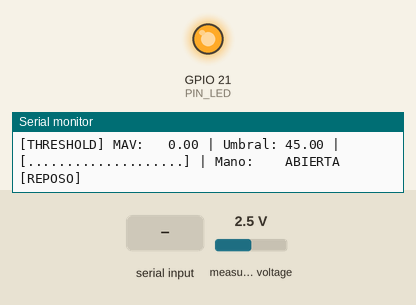
Simulated run of this program. Board: Seeed XIAO ESP32-S3. Parts: output pins drawn as LEDs (lit = HIGH), the last lines printed to the serial monitor. Wiring (inferred from the names in the program): MCP3208 converter: CS GPIO 2. Dashed ring = blinking. The inputs (shaded band) are chosen by the test bench; at power-on: measured voltage 2.5 V. WiFi joins after 1.5 s; servers stay silent unless stated; EEPROM starts erased; not simulated (calls return 0 or success): secrets.h; pins used as bus, display or sensor lines are not drawn.

Above: at 3.7 s.
3.8 s: "c" received over Serial
At 4.44 s:
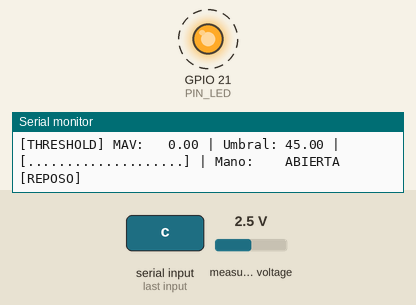
At 6.5 s:
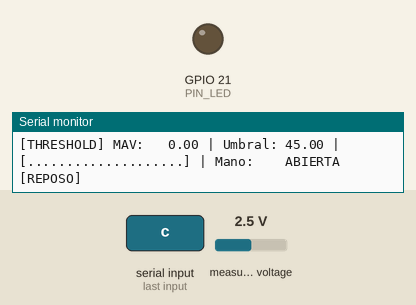
6.8 s: "C" received over Serial
Timing chart, 0 to 12.6 s (numbered marks = the images above; inputs shaded):
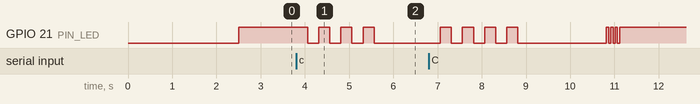

The program:

main.cpp
```cpp
/*
 * ============================================================
 *  main.cpp — Threshold Firmware | XIAO Seeed ESP32-S3
 * ============================================================
 *  Modo: ADC + DSP + Buffer Circular SPSC + Control por Umbral (Threshold)
 *
 *  Compilar y flashear:
 *    pio run -e threshold -t upload
 *
 *  Módulos:
 *    config.h  — Constantes globales y pines
 *    adc       — Lectura MCP3208 vía SPI
 *    dsp       — Filtros IIR EMG (Notch 50/60Hz, HPF 20Hz, LPF 400Hz)
 *    tasks     — FreeRTOS Core 1 (Adquisición/DSP) + Core 0 (Umbral/Prótesis)
 * ============================================================
 */

#include <Arduino.h>
#include <WiFi.h>
#include <WiFiManager.h>
#include <esp_wifi.h>
#include "config.h"
#include "adc.h"
#include "tasks.h"
#include "secrets.h"

void setup() {
  Serial.begin(921600);
  delay(1000);
  Serial.println("\n=======================================================");
  Serial.println("   MyoTensor S3 — Firmware de Control por Umbral       ");
  Serial.println("=======================================================");

  // --- WiFi vía WiFiManager (Opcional para telemetría UDP) ---
  WiFiManager wm;
  wm.setConfigPortalTimeout(15); // Si no conecta en 15s, continúa sin WiFi (funciona 100% autónomo)
  Serial.println("[WiFi] Iniciando autoConnect (timeout 15s)...");

  if (!wm.autoConnect("MyoTensor_Threshold")) {
    Serial.println("[WARN] Portal WiFi timeout. Continuando en modo autónomo (ESP-NOW + Serial)...");
  } else {
    wm.stopWebPortal();
    Serial.printf("[OK] WiFi conectado a %s — IP: %s\n",
                  WiFi.SSID().c_str(), WiFi.localIP().toString().c_str());
  }

  // Optimizaciones WiFi (desactivar ahorro de energía)
  WiFi.setSleep(false);
  esp_wifi_set_ps(WIFI_PS_NONE);

  // --- Hardware ADC ---
  adcInit();
  Serial.println("[OK] ADC MCP3208 (SPI) iniciado");

  // --- Inicialización Memoria, DSP, Parámetros NVS y ESP-NOW ---
  if (!tasksInit()) {
    Serial.println("[FATAL] Fallo en tasksInit(). Sistema detenido.");
    while (true) delay(1000);
  }

  // --- Core 1: Adquisición EMG + DSP @ 1kHz ---
  xTaskCreatePinnedToCore(
    taskAcquisicion,
    "ACQ",
    TASK_ACQ_STACK,
    nullptr,
    TASK_ACQ_PRIORITY,
    nullptr,
    TASK_ACQ_CORE
  );

  // --- Core 0: Evaluación de Umbral + Control Prótesis ESP-NOW ---
  xTaskCreatePinnedToCore(
    taskThreshold,
    "THRESH",
    TASK_THRESH_STACK,
    nullptr,
    TASK_THRESH_PRIORITY,
    &hTaskThreshold, // Guardar handle para xTaskNotifyGive desde Core 1
    TASK_THRESH_CORE
  );

  // --- Resumen del sistema ---
  Serial.println("\n=== Sistema FreeRTOS Dual-Core Iniciado ===");
  Serial.printf("    Fs      : %d Hz (periodo %d us)\n", FS_HZ, SAMPLE_US);
  Serial.printf("    Ventana : %d muestras (%d ms)\n", WINDOW_SIZE, WINDOW_SIZE);
  Serial.printf("    Stride  : %d muestras (%d ms)\n", WINDOW_STRIDE, WINDOW_STRIDE);
  Serial.println("    Core 1  : taskAcquisicion — ADC+DSP SIMD @ 1kHz → Ring Buffer");
  Serial.println("    Core 0  : taskThreshold  — MAV vs Umbral → ESP-NOW / UDP / Serial");
  Serial.println("\n[Teclas Serial]: 'c' = Calibrar (4s) | 'r' = Reset | '+' = Subir Umbral | '-' = Bajar Umbral\n");
}

// Toda la lógica vive en las tareas FreeRTOS
void loop() {
  vTaskDelete(nullptr);
}
```

adc.h
```cpp
#pragma once
/*
 * ============================================================
 *  adc.h — Interfaz del ADC externo MCP3208
 * ============================================================
 *  Chip : MCP3208 — ADC de 12 bits, 8 canales, SPI
 *  Bus  : SPI @ 1MHz, MSBFIRST, MODE0
 * ============================================================
 */

#include <Arduino.h>

// Inicializa el bus SPI y el pin CS
void adcInit();

// Devuelve la lectura cruda del canal indicado (0-7)
// Retorno: entero 0-4095 (12 bits)
int readADC(int channel);
```

dsp.h
```cpp
#pragma once
#include <stdint.h>

#ifdef __cplusplus
extern "C" {
#endif

void dsp_init();
void dsp_process_block(const float *input, float *output, int len);

#ifdef __cplusplus
}
#endif
```

esp_now_sender.h
```cpp
#pragma once
/*
 * ============================================================
 *  esp_now_sender.h — Emisor ESP-NOW Inalámbrico (<1 ms)
 * ============================================================
 */

#include <cstdint>

// Estructura del paquete inalámbrico compatible con Prosthesis_Controller (14 bytes)
struct __attribute__((packed)) GesturePacket {
  uint8_t  filtered_prediction; // 0: Reposo/Abierto, 2: Puño/Cerrado
  uint8_t  raw_prediction;      // Estado crudo antes de histéresis
  float    mav;                 // Amplitud Media Absoluta (MAV)
  float    rms;                 // Energía Eficaz (RMS)
  uint32_t timestamp;           // Marca de tiempo en ms
};

// Inicializar ESP-NOW en modo broadcast
bool esp_now_sender_init();

// Transmitir predicción/estado a todos los receptores en el canal
void esp_now_send_gesture(uint8_t filtered_pred, uint8_t raw_pred, float mav, float rms);
```

tasks.h
```cpp
#pragma once
/*
 * ============================================================
 *  tasks.h — Interfaz de Tareas FreeRTOS (Firmware Threshold)
 * ============================================================
 *
 *  Core 1 — taskAcquisicion: ADC (MCP3208 SPI) + DSP IIR @ 1kHz → SPSC Ring Buffer
 *  Core 0 — taskThreshold  : Extracción MAV/RMS + Detección de Umbral + ESP-NOW + UDP
 * ============================================================
 */

#include <Arduino.h>
#include <freertos/FreeRTOS.h>
#include <freertos/semphr.h>

// ============================================================
// Elemento del Ring Buffer Interno
// ============================================================
struct RingSample {
  uint32_t timestamp_us;   // 4 bytes — micros() en el momento de la muestra
  float    filtered;       // 4 bytes — señal post-DSP (Notch + HPF + LPF)
};

// Estado compartido entre cores (SPSC lock-free)
extern RingSample        ring[];
extern volatile uint32_t ring_head;
extern volatile uint32_t ring_tail;
extern volatile uint32_t g_dropped;
extern float*            windowBuf;

// Handle de la tarea en Core 0
extern TaskHandle_t hTaskThreshold;

// Parámetros de Calibración / Umbral activos
extern float g_active_mvc;
extern float g_active_noise;
extern float g_active_threshold;

// Inicializa memoria, PSRAM, DSP y ESP-NOW
bool tasksInit();

// Dispara la máquina de calibración en vivo (2s reposo + 2s contracción)
void trigger_calibration();

// Core 1: adquisición EMG + DSP a 1kHz
void taskAcquisicion(void* pvParameters);

// Core 0: lógica de umbral para abrir/cerrar prótesis
void taskThreshold(void* pvParameters);
```

adc.cpp
```cpp
/*
 * ============================================================
 *  adc.cpp — Implementacion del ADC externo MCP3208
 * ============================================================
 */

#include "adc.h"
#include "config.h"
#include <SPI.h>

static SPISettings SPI_SETTINGS(1000000, MSBFIRST, SPI_MODE0);

void adcInit() {
  SPI.begin(PIN_SPI_SCK, PIN_SPI_MISO, PIN_SPI_MOSI, PIN_CS);
  pinMode(PIN_CS, OUTPUT);
  digitalWrite(PIN_CS, HIGH);
}

int readADC(int channel) {
  // Protocolo MCP3208: Start bit + SGL + D2 D1 D0 del canal
  byte b1 = 0x06 | (channel >> 2);
  byte b2 = (channel & 0x03) << 6;

  SPI.beginTransaction(SPI_SETTINGS);
  digitalWrite(PIN_CS, LOW);
  SPI.transfer(b1);
  byte hi = SPI.transfer(b2);
  byte lo = SPI.transfer(0x00);
  digitalWrite(PIN_CS, HIGH);
  SPI.endTransaction();

  return ((hi & 0x0F) << 8) | lo;  // 0-4095
}
```

esp_now_sender.cpp
```cpp
/*
 * ============================================================
 *  esp_now_sender.cpp — Emisión ESP-NOW con Sintonización de Canal
 * ============================================================
 */

#include "esp_now_sender.h"
#include <Arduino.h>
#include <WiFi.h>
#include <esp_now.h>
#include <esp_wifi.h>

static uint8_t s_broadcast_mac[] = {0xFF, 0xFF, 0xFF, 0xFF, 0xFF, 0xFF};
static bool s_esp_now_ready = false;

bool esp_now_sender_init() {
  if (WiFi.getMode() == WIFI_OFF) {
    WiFi.mode(WIFI_STA);
  }

  // Desactivar ahorro de energía del módem (0% pérdidas de paquetes)
  esp_wifi_set_ps(WIFI_PS_NONE);

  if (esp_now_init() != ESP_OK) {
    Serial.println("[ERROR] Fallo al inicializar ESP-NOW!");
    s_esp_now_ready = false;
    return false;
  }

  uint8_t active_channel = WiFi.channel();
  if (active_channel == 0) active_channel = 1;

  // Registrar Peer Broadcast en el canal activo del radio
  esp_now_peer_info_t peerInfo = {};
  memcpy(peerInfo.peer_addr, s_broadcast_mac, 6);
  peerInfo.channel = active_channel;
  peerInfo.encrypt = false;

  if (esp_now_add_peer(&peerInfo) != ESP_OK) {
    // Si ya existía, modificar el canal
    esp_now_mod_peer(&peerInfo);
  }

  s_esp_now_ready = true;
  Serial.printf("[OK] Emisor ESP-NOW listo en Canal %d (MAC: %s)\n",
                active_channel, WiFi.macAddress().c_str());
  return true;
}

void esp_now_send_gesture(uint8_t filtered_pred, uint8_t raw_pred, float mav, float rms) {
  if (!s_esp_now_ready) return;

  GesturePacket packet;
  packet.filtered_prediction = filtered_pred;
  packet.raw_prediction = raw_pred;
  packet.mav = mav;
  packet.rms = rms;
  packet.timestamp = millis();

  esp_now_send(s_broadcast_mac, (const uint8_t *)&packet, sizeof(packet));
}
```

config.h
```cpp
#pragma once
/*
 * ============================================================
 *  config.h — Constantes globales del Firmware Threshold
 * ============================================================
 */

// ============================================================
// PINES SPI — MCP3208 en XIAO ESP32-S3
// ============================================================
#define PIN_SPI_SCK   7   // D8
#define PIN_SPI_MISO  8   // D9
#define PIN_SPI_MOSI  9   // D10
#define PIN_CS        2   // D1 — Chip Select MCP3208
#define PIN_LED       21  // LED de usuario en XIAO ESP32-S3

// ============================================================
// ADQUISICION EMG
// ============================================================
#define FS_HZ         1000
#define SAMPLE_US     (1000000 / FS_HZ) // 1000 us entre muestras
#define VREF_ADC      3.3f
#define ADC_RES       4095              // 12 bits MCP3208
#define DC_OFFSET     1837.0f           // V_REF ~1.48V → ~1837 cuentas
#define EMG_CHANNEL   0                 // Canal activo (0-7)

// ============================================================
// VENTANA DE ANALISIS Y UMBRALES
// ============================================================
#define WINDOW_SIZE     200   // 200 muestras = 200 ms
#define WINDOW_STRIDE   50    // 50 muestras = 50 ms (20 evaluaciones/seg)

// Calibración por defecto (persiste en memoria Flash NVS)
#define DEFAULT_MVC_VOLTAGE_V     189.845f  // MVC de referencia en cuentas ADC
#define DEFAULT_NOISE_THRESHOLD   20.0f     // Ruido basal típico MAV
#define DEFAULT_THRESHOLD_MAV     45.0f     // Umbral de activación MAV (cuentas ADC)
#define THRESHOLD_HYSTERESIS      0.80f     // Histéresis: abrir al caer por debajo del 80% del umbral

// Códigos de Gesto compatibles con Prosthesis_Controller
#define GESTURE_OPEN    0   // 0: Reposo / Mano Abierta
#define GESTURE_CLOSED  2   // 2: Puño / Mano Cerrada

// ============================================================
// FREERTOS — Configuracion de tareas
// ============================================================
#define TASK_ACQ_STACK     4096   // bytes — Core 1: DSP liviano @ 1kHz
#define TASK_THRESH_STACK  16384  // bytes — Core 0: Umbral + ESP-NOW + UDP
#define TASK_ACQ_PRIORITY  5      // alta  — deadline 1kHz crítico
#define TASK_THRESH_PRIORITY 3    // media — evaluación periódica
#define TASK_ACQ_CORE      1      // Core 1: adquisición
#define TASK_THRESH_CORE   0      // Core 0: control por umbral

// ============================================================
// WIFI / UDP — Telemetría y Calibración
// ============================================================
#define UDP_PORT           5005
#define UDP_BROADCAST_IP   "255.255.255.255"
#define WIFI_TIMEOUT_MS    15000  // 15 s máximo esperando conexión

// ============================================================
// SPSC RING BUFFER — Intercambio entre Core 1 → Core 0
// ============================================================
#define RING_SIZE   2048u          // debe ser potencia de 2
#define RING_MASK   (RING_SIZE-1)  // máscara para wrap de índices
```

Source omitted: tasks.cpp (13554 bytes)

Measured:
- after the input at 3.8 s, GPIO 21 (PIN_LED): alternates HIGH for 0.25 s and LOW for 0.25 s, 7 changes in all, then stays LOW, starting after 0.27 s
